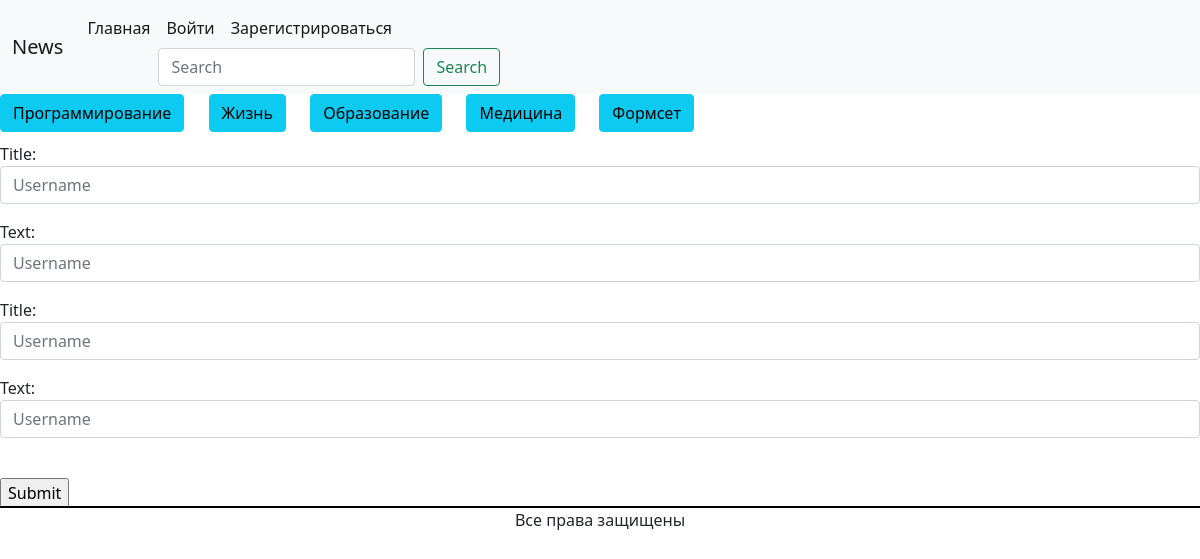
Screenshot of /news/ass with the database file from the repository.
### news/models.py (models this page shows, shortened)
class Rubric(models.Model):
    name = models.CharField(max_length=20, db_index=True, unique=True, verbose_name='Название')
    class Meta:
        verbose_name = 'Рубрика'
        verbose_name_plural = 'Рубрики'

### news/views.py (the view)
# urls.py: path('ass',formset_view,name='ass'),
def formset_view(request):
    if request.method == 'POST':
        ProstoFormSet = formset_factory(ProstoForm, extra=2)
        formset = ProstoFormSet(request.POST)
        if formset.is_valid():
            a = 0
            while a < len(formset):
                title = formset[a].cleaned_data['title']
                text = formset[a].cleaned_data['text']
                print(title)
                print(text)
                Post.objects.create(title=title, text=text, rubric_id=7, user_id=12)
                a += 1
            return redirect('ass')
    else:
        ProstoFormSet = formset_factory(ProstoForm, extra=2)
        formset = ProstoFormSet
    context = {}
    context['formset'] = formset
    return render(request, "news/ass.html", context)

### news/templatetags/custom_tags.py (called while the page is built)
@register.simple_tag()
def rubric_all():
    return Rubric.objects.all()

### templates/news/ass.html (shortened to what this page needs)
{%extends 'news/base.html'%}
{%block content%}
<form method="POST" enctype="multipart/form-data">
    <table>
    {{ formset.as_p }}<br>
</table>
    <input type="submit" value="Submit">
</form>
{%endblock%}

### templates/news/base.html (shortened to what this page needs)
{% load static %}
{% load custom_tags %}
<!doctype html>
<html lang="en">
<head>
    <link rel="stylesheet" type="text/css" href="{%static 'news/style.css'%}">
    <link href="https://cdn.jsdelivr.net/npm/bootstrap@5.1.3/dist/css/bootstrap.min.css" rel="stylesheet">
</head>
<body>
<nav class="navbar navbar-expand-lg navbar-light bg-light">
  <div class="container-fluid">
    <a class="navbar-brand" href="#">News</a>
    <div class="collapse navbar-collapse" id="navbarSupportedContent">
      <ul class="navbar-nav me-auto mb-2 mb-lg-0">
        <li class="nav-item">
          <a class="nav-link active" aria-current="page" href="{% url 'home' %}">Главная</a>
        </li>
        <li class="nav-item dropdown">
          {%if user.is_authenticated%}
          <a class="nav-link dropdown-toggle" href="#" id="navbarDropdown" role="button" data-bs-toggle="dropdown" aria-expanded="false">
            Профиль
          </a>
              <ul class="dropdown-menu" aria-labelledby="navbarDropdown">
                <li><a class="dropdown-item" href="{% url 'profile' %}">Мои посты</a></li>
                <li><a class="dropdown-item" href="{% url 'change_password' %}">Изменить пароль</a></li>
                <li><a class="dropdown-item" href="{% url 'create_post' %}">Создать пост</a></li>
                <li><hr class="dropdown-divider"></li>
                <li><a class="dropdown-item" href="{%url 'logout'%}">Выйти</a></li>
              </ul>
            </li>
          </ul>
        {%if request.user.username == 'admin'%}
        <a class="dropdown-item" href="{%url 'ass'%}">Формсеты через функцию</a>
        <a class="dropdown-item" href="{%url 'ass1'%}">Формсеты через класс</a>
        {%endif%}
      {%else%}
<ul class="navbar-nav me-auto mb-2 mb-lg-0">
        <li class="nav-item">
          <a class="nav-link active" aria-current="page" href="{% url 'login' %}">Войти</a>
        </li>
  <li class="nav-item">
          <a class="nav-link active" aria-current="page" href="{% url 'register' %}">Зарегистрироваться</a>
        </li>
  </ul>
      {%endif%}
      <form class="d-flex" method="get" action="{% url 'search' %}" >
        <input class="form-control me-2" type="search" placeholder="Search" aria-label="Search" name="q">
        <button class="btn btn-outline-success" type="submit">Search</button>
      </form>
    </div>
  </div>
</nav>
<div class="rubric_class">
    {% rubric_all as rubrics %}
    {%for rubric in rubrics%}
<a href="{% url 'rubric_post' rubric.id%}" class="btn btn-info">{{rubric.name}}</a>
    {%endfor%}
</div>
{%block content%}
{%endblock%}
<footer class="footer_class">Все права защищены</footer>
</body>
</html>

### static/news/style.css (style rules this page uses)
.footer_class { text-align:center; outline: 2px solid #000; height: 100px; }
.rubric_class { word-spacing: 20px; border-bottom-width:10px; border-bottom-color: white; border-bottom-style: solid; }

### rows the page displays
Rubric: name "Программирование"
Rubric: name "Жизнь"
Rubric: name "Образование"
Rubric: name "Медицина"
Rubric: name "Формсет"
